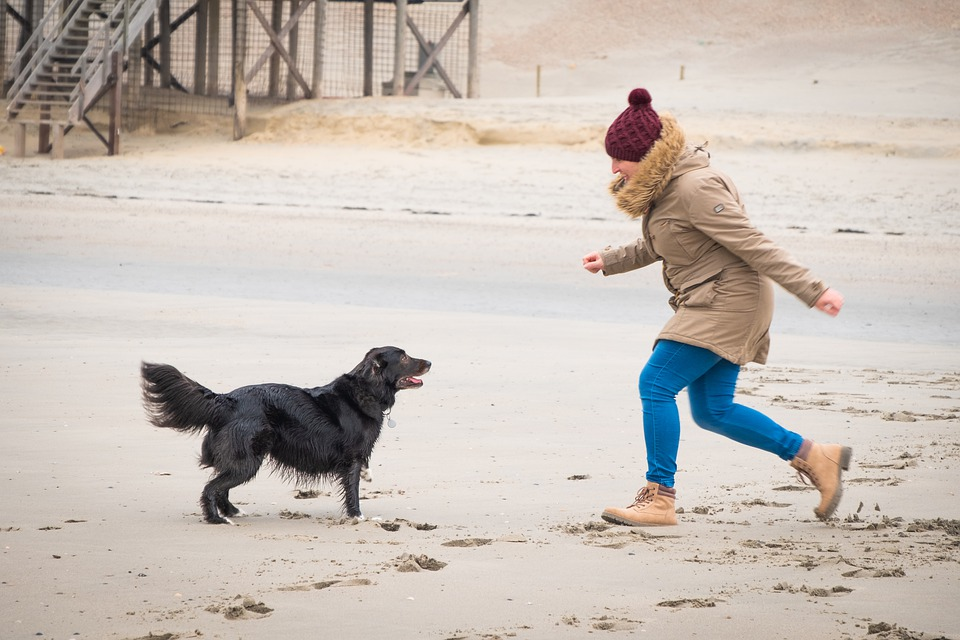
#> input picture 6. Computer Vision/01. Basics of computer vision/image.jpg, 960 x 640 px, given in place of the camera
$ jupyter execute --allow-errors Backgroundreduction.ipynb
#> lines starting #> are read from the running program, lines starting #| are printed output that depends on the picture; after the words box and inside, x2 and y2 are one past the last pixel; in counts of white or black regions, pixels touching at a corner belong together
[cell 1]
import cv2
import numpy as np

[cell 2]
cap = cv2.VideoCapture(0)

fgbg = cv2.createBackgroundSubtractorMOG2()

while True:
    ret, frame = cap.read()
#> frame is the input picture: shape (640, 960, 3); mean B, G, R 181.8, 189.3, 198.4
    fgmask = fgbg.apply(frame)
#> fgmask: shape (640, 960); every value is 127

    cv2.imshow('original', frame)
    cv2.imshow('fg', fgmask)

    k = cv2.waitKey(30) & 0xff
#> (key Esc is pressed here)
    if k == 27:
        break

cap.release()
cv2.destroyAllWindows

[cell 3]
import cv2
import numpy as np

video = cv2.VideoCapture(0)
image = cv2.imread("image1.png")
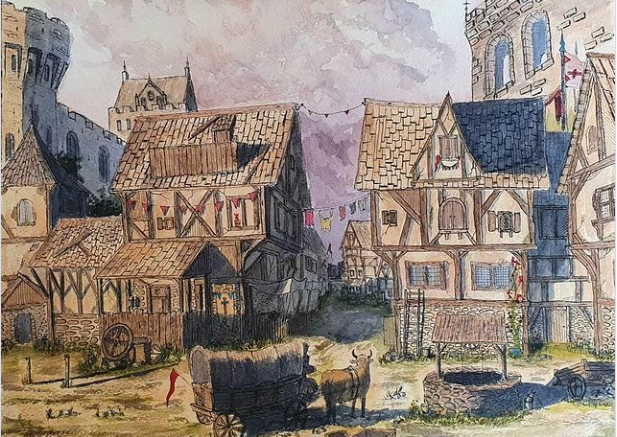
#> input picture 6. Computer Vision/image1.png, 617 x 437 px
#> image is the input picture: shape (437, 617, 3); mean B, G, R 124.1, 133.9, 146.7

while True:

    ret, frame = video.read()

    frame = cv2.resize(frame, (640, 480))
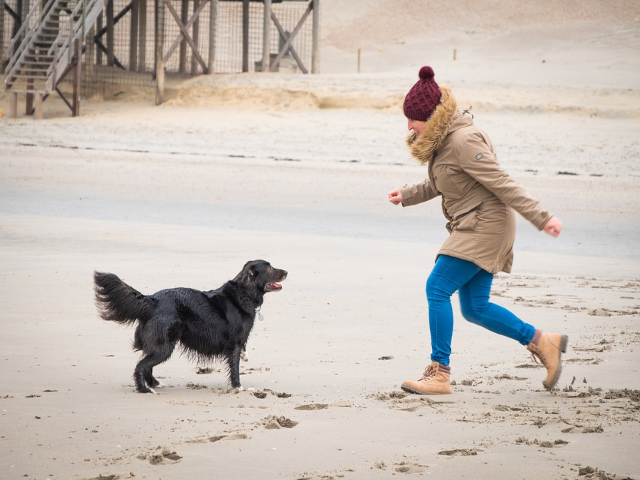
#> frame: shape (480, 640, 3); mean B, G, R 181.7, 189.2, 198.4
    image = cv2.resize(image, (640, 480))
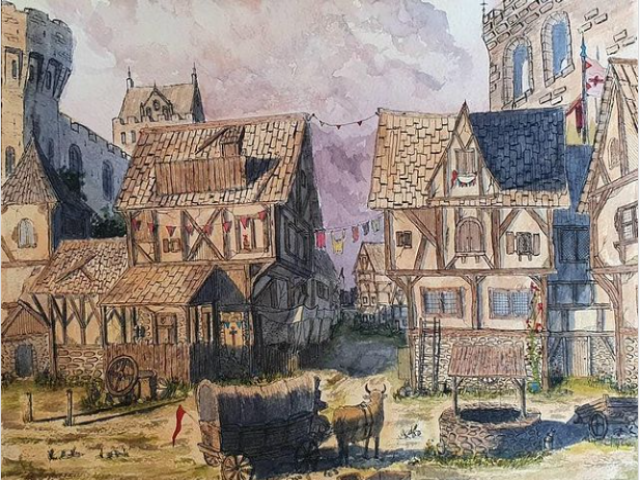
#> image: shape (480, 640, 3); mean B, G, R 123.9, 133.7, 146.5


    u_green = np.array([104, 153, 70])
    l_green = np.array([30, 30, 0])

    mask = cv2.inRange(frame, l_green, u_green)
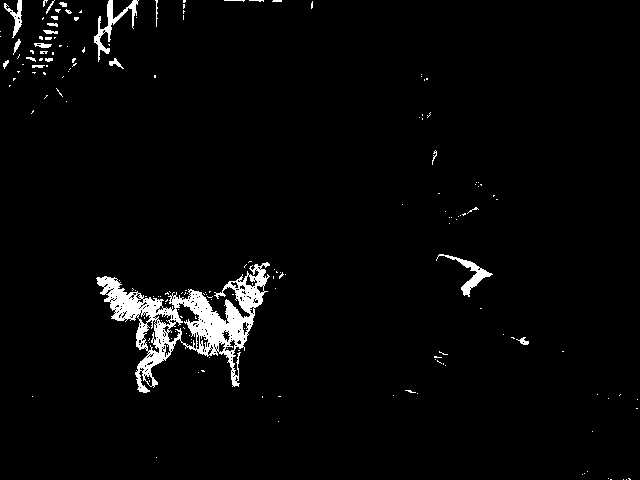
#> mask: shape (480, 640); 3% white; 178 white regions (157 under 20 px), largest, box (x1, y1, x2, y2) and area: (96, 262, 270, 393) 6552, (94, 0, 139, 62) 599, (436, 254, 493, 297) 491
    res = cv2.bitwise_and(frame, frame, mask = mask)
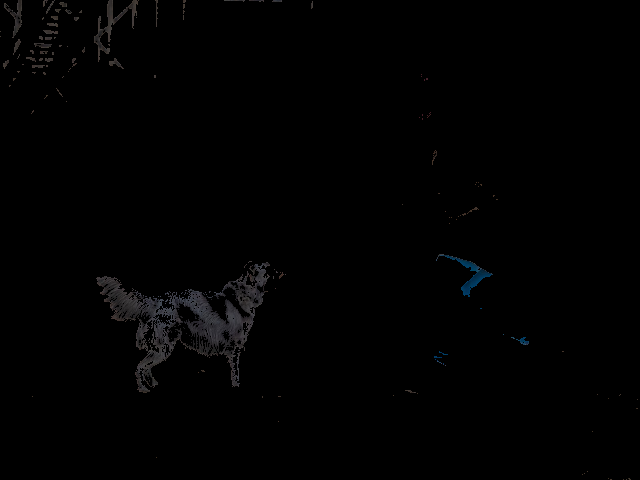
#> res: shape (480, 640, 3); mean B, G, R 1.6, 1.5, 1.5

    f = frame - res
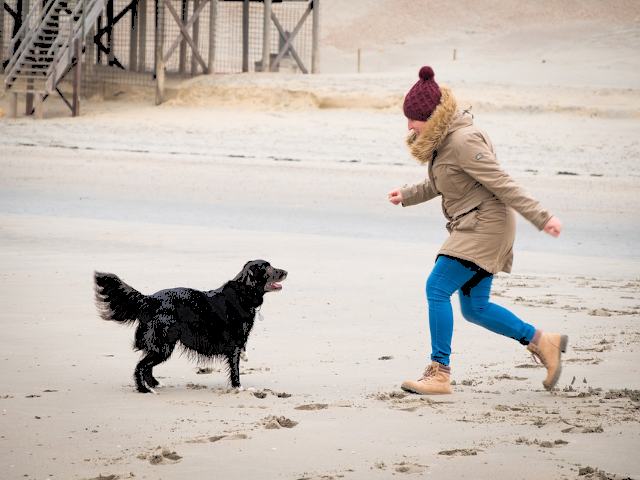
#> f: shape (480, 640, 3); mean B, G, R 180.1, 187.8, 196.9
    f = np.where(f == 0, image, f)
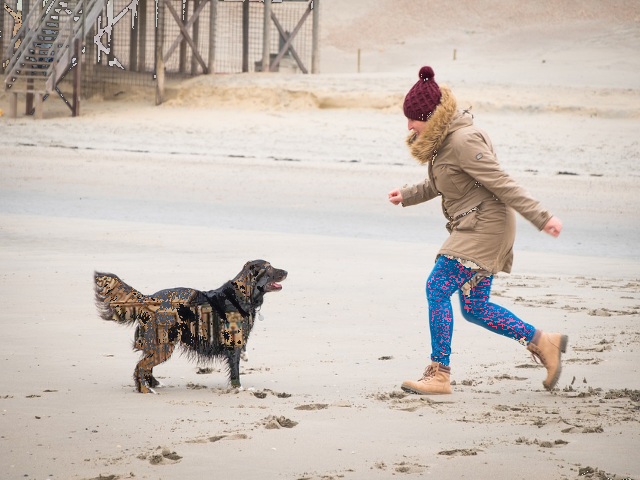
#> f: shape (480, 640, 3); mean B, G, R 182.9, 191, 201.4

    cv2.imshow("video", frame)
    cv2.imshow("mask", f)

    if cv2.waitKey(25) == 27:
#> (key Esc is pressed here)
        break

video.release()
cv2.destroyAllWindows()
